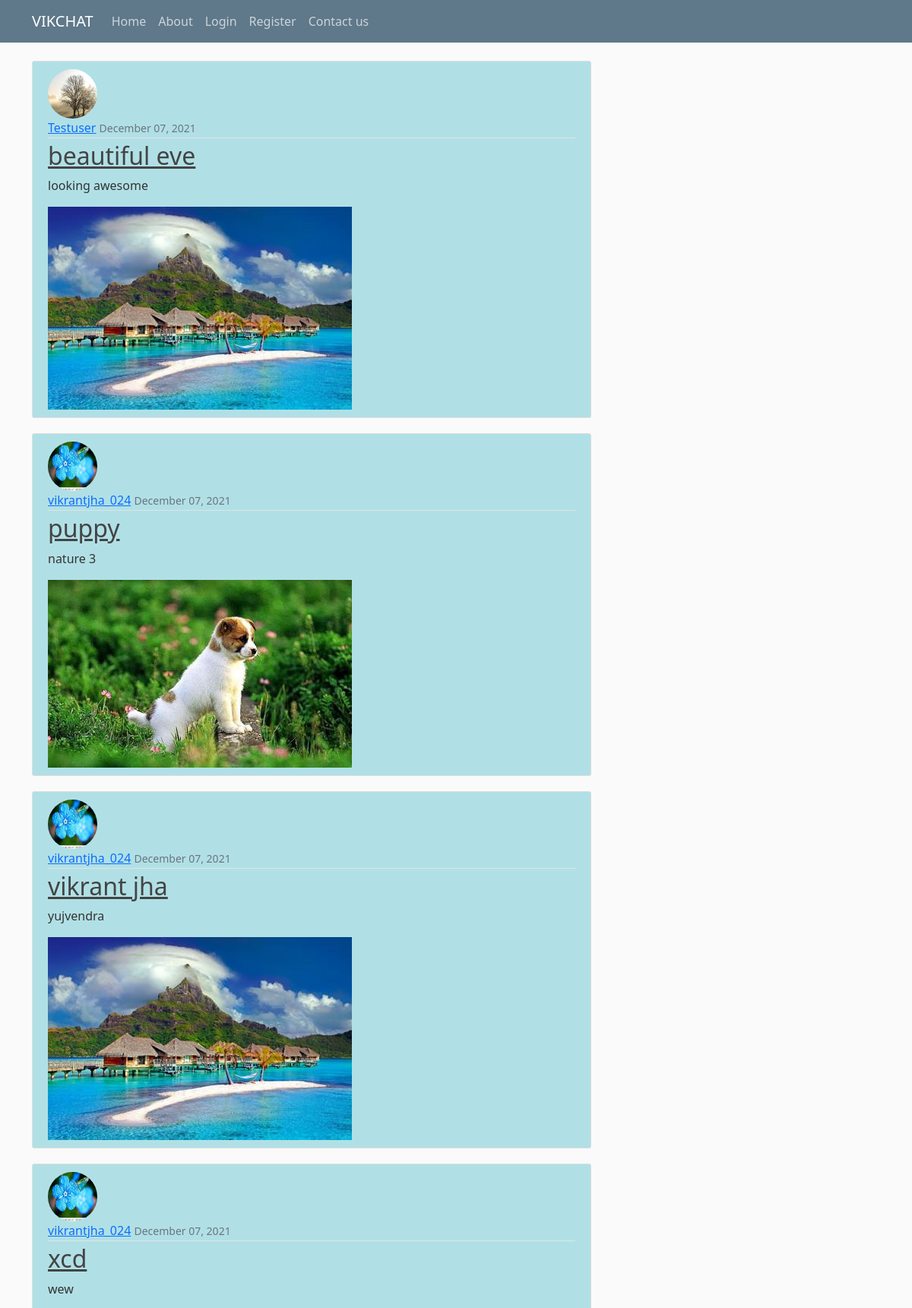
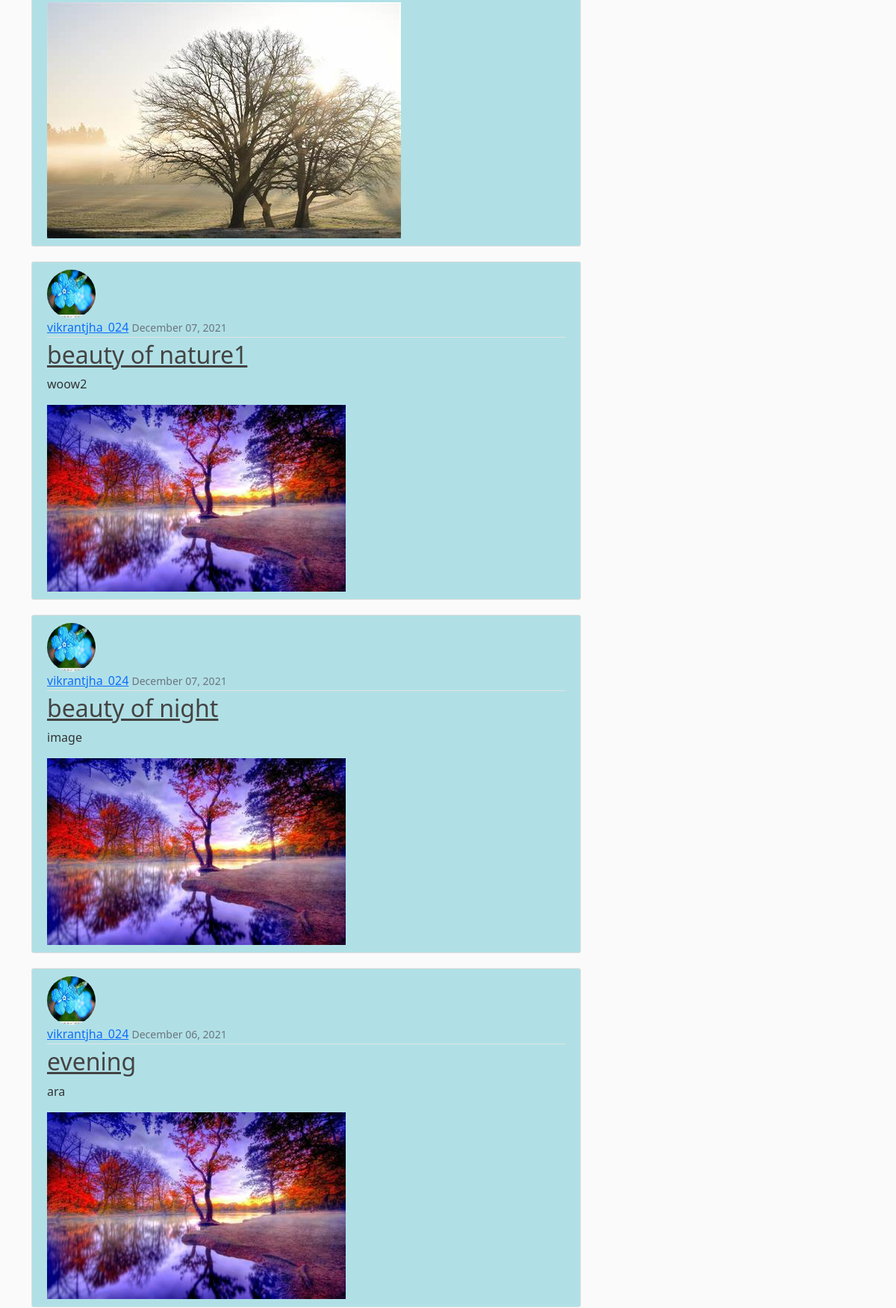
The page / (upper part) on the database its author committed (2 pictures, top to bottom).
### blog/models.py (models this page shows, shortened)
class Post(models.Model):
    title = models.CharField(max_length=100)
    content = models.TextField()
    date_posted = models.DateTimeField(auto_now_add=timezone.now)
    author = models.ForeignKey(User, on_delete=models.CASCADE)
    image=models.ImageField(upload_to="post",null=True , blank= True)

### users/models.py (models this page shows, shortened)
class Profile(models.Model):
    user = models.OneToOneField(User, on_delete=models.CASCADE)
    image = models.ImageField(default='default.jpg', upload_to='profile_pics' )

### blog/views.py (the view)
# urls.py: path('', PostListView.as_view(), name='blog-home'),
class PostListView(ListView):
    model = Post
    template_name = 'blog/home.html'  # <app>/<model>_<viewtype>.html
    context_object_name = 'posts'
    ordering = ['-date_posted']

### blog/templates/blog/home.html
{% extends "blog/base.html" %} {%load static%}
{% block content %}
    {% for post in posts %}
        <article style="background-color:powderblue;" class="media content-section">
          <img class="rounded-circle article-img" src="{{ post.author.profile.image.url }}">
          <div class="media-body">
            <div class="article-metadata">
              <a class="mr-2" href="{%url 'profile' %}">{{ post.author }}</a>
              <small class="text-muted">{{ post.date_posted|date:"F d, Y" }}</small>
            </div>
            <h2><a class="article-title" href="{% url 'post-detail' post.id %}">{{ post.title }}</a></h2>
            <p class="article-content">{{ post.content }}</p>
            {%if post.image%}
             <img src="{{post.image.url}}" class="post-image"/>
            {%endif%}
          </div>
        </article>
    {% endfor %}
{% endblock content %}

### blog/templates/blog/base.html (shortened to what this page needs)
{% load static %}
<html>
    <head>
    <link href="https://cdn.jsdelivr.net/npm/bootstrap@5.1.3/dist/css/bootstrap.min.css" rel="stylesheet">
        <link rel = "stylesheet" type="text/css" href="{% static 'blog/main.css' %}">
    </head>
<body>
<header class="site-header">
    <nav class="navbar navbar-expand-md navbar-dark bg-steel fixed-top">
        <div class="container">
        <a class="navbar-brand mr-4" href="{% url 'blog-home' %}">VIKCHAT</a>
        <div class="collapse navbar-collapse" id="navbarToggle">
            <div class="navbar-nav mr-auto">
            <a class="nav-item nav-link" href="{% url 'blog-home' %}">Home</a>
            <a class="nav-item nav-link" href="{% url 'blog-about' %}">About</a>
            </div>
            <div class="navbar-nav">
            {% if user.is_authenticated %}
                <a class="nav-item nav-link" href="{% url 'post-create' %}">New Post</a>
                <a class="nav-item nav-link" href="{% url 'profile' %}">Profile</a>
                <a class="nav-item nav-link" href="{% url 'logout' %}">Logout</a>
              {% else %}
                <a class="nav-item nav-link" href="{% url 'login' %}">Login</a>
                <a class="nav-item nav-link" href="{% url 'register' %}">Register</a>
              {% endif %}
            <a class="nav-item nav-link" href="{% url 'blog-contact' %}">Contact us</a>
            </div>
        </div>
        </div>
    </nav>
</header>
    <main role="main" class="container">
        <div class="row">
            <div class="col-md-8">
            {% block content %}{% endblock %}
            </div>
        </div>
    </main>
</body>
</html>

### blog/static/blog/main.css (style rules this page uses)
body { background: #fafafa; color: #333333; margin-top: 5rem; }
h1, h2, h3, h4, h5, h6 { color: #444444; }
.bg-steel { background-color: #5f788a; }
.site-header .navbar-nav .nav-link { color: #cbd5db; }
.content-section { background: #ffffff; padding: 10px 20px; border: 1px solid #dddddd; border-radius: 3px; margin-bottom: 20px; }
.article-title { color: #444444; }
.article-content { white-space: pre-line; }
.article-img { height: 65px; width: 65px; margin-right: 16px; }
.article-metadata { padding-bottom: 1px; margin-bottom: 4px; border-bottom: 1px solid #e3e3e3 }

### rows shown on the page
Post: author.profile.image (placeholder picture), author "Testuser", date_posted "December 07, 2021", title "beautiful eve", content "looking awesome", image (picture)
Post: author.profile.image (picture), author "vikrantjha_024", date_posted "December 07, 2021", title "puppy", content "nature 3", image (picture)
Post: author.profile.image (picture), author "vikrantjha_024", date_posted "December 07, 2021", title "vikrant jha", content "yujvendra", image (picture)
Post: author.profile.image (picture), author "vikrantjha_024", date_posted "December 07, 2021", title "xcd", content "wew", image (picture)
Post: author.profile.image (picture), author "vikrantjha_024", date_posted "December 07, 2021", title "beauty of nature1", content "woow2", image (picture)
Post: author.profile.image (picture), author "vikrantjha_024", date_posted "December 07, 2021", title "beauty of night", content "image", image (picture)
Post: author.profile.image (picture), author "vikrantjha_024", date_posted "December 06, 2021", title "evening", content "ara", image (picture)
